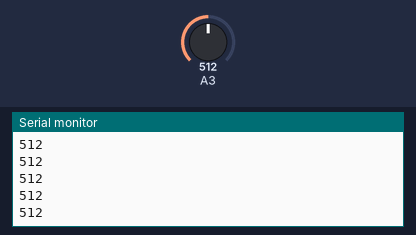
This sketch was run on a simulated Arduino Uno, built with avr-gcc and run on an emulated ATmega328P. On the bench: the last lines printed to the serial monitor. The test bench sets the inputs (shaded band); at power-on: A3 = 512.

Above: at 1.2 s.
1.3 s: A3 set to 716
At 2.0 s:
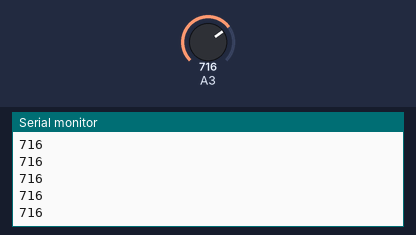
2.8 s: A3 set to 900
At 3.8 s:
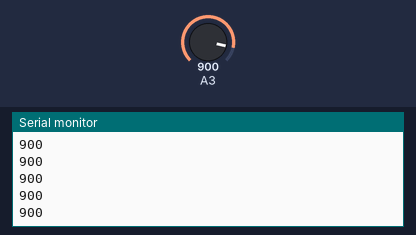
Timing chart, 0 to 5.8 s (numbered marks = the images above; inputs shaded):
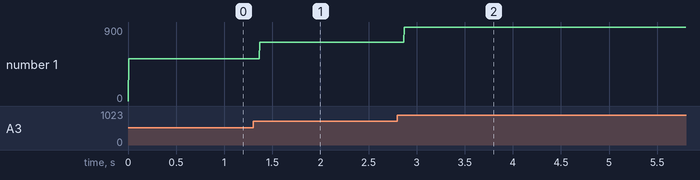

Measured:
- after the input at 1.3 s, the serial monitor: prints a new line after 0.07 s (image 1)
- after the input at 2.8 s, the serial monitor: prints a new line after 0.07 s (image 2)
- plotted number 1: 512 → 716 after the input at 1.3 s, 716 → 900 after the input at 2.8 s

The sketch:

CH5_Example3_AutoTriggerMode.ino
```cpp
/*
   This program continuously prints out the analog
   value of PC3 through the serial prot
    clock speed: 16MHz
    desired clock speed of ADC is 125kHz
    AVCC as analog reference
    auto-trigger mode (continuously running mode)
*/
volatile unsigned char *admux = 0x7C;
volatile unsigned char *adcsra = 0x7A;
volatile unsigned char *adch = 0x79;
volatile unsigned char *adcl = 0x78;

void setup() {
  Serial.begin(9600);
  *admux = 0b01000011; // analog ref refs01, analog source mux 0011
  *adcsra = 0b11100111; //Turn on ADEN, ADSC, ADATE(Auto Trigger) and ADPS

}

void loop() {
  *adcsra |= 0b01000000; //ADC Start Conversion
  int lowbyte = *adcl; //capture low byte
  int highbyte = *adch; // capture high byte
  int value = (highbyte << 8) | lowbyte; // merge them
  Serial.println(value);
}
```
